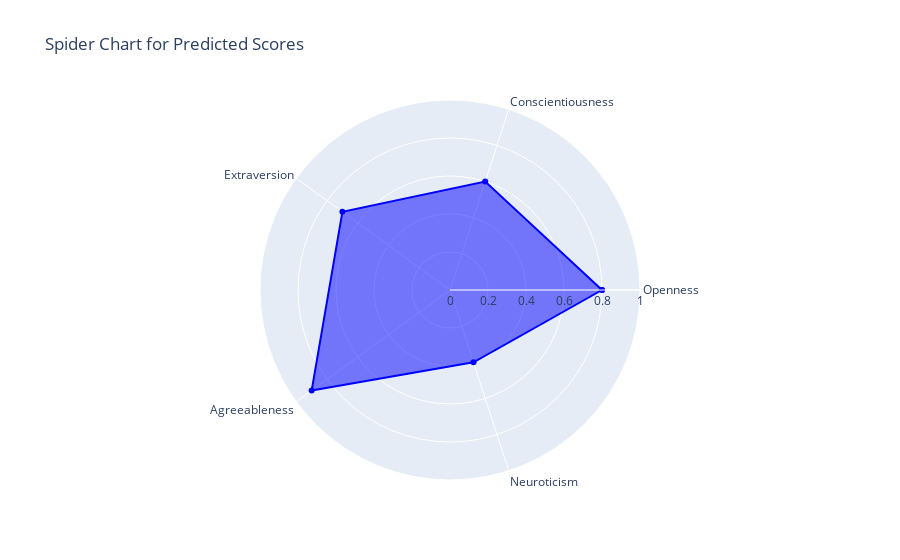

Notebook code cell kept with this figure:
### Code cell
import plotly.graph_objects as go
import numpy as np

def plot_spider_chart_plotly(scores):
    traits = list(scores.keys())
    trait_scores = list(scores.values())
    
    # Add the first value to the end to close the chart
    traits += traits[:1]
    trait_scores += trait_scores[:1]
    
    # Create radar chart
    fig = go.Figure()
    fig.add_trace(go.Scatterpolar(
        r=trait_scores,
        theta=traits,
        fill='toself',
        name='Traits',
        line=dict(color='blue')
    ))
    
    # Customize layout
    fig.update_layout(
        polar=dict(
            radialaxis=dict(
                visible=True,
                range=[0, 1]  # Assuming scores are normalized between 0 and 1
            )
        ),
        showlegend=False,
        title="Spider Chart for Predicted Scores"
    )
    
    fig.show()

# Example usage with predicted scores
predicted_scores = {
    "Openness": 0.8,
    "Conscientiousness": 0.6,
    "Extraversion": 0.7,
    "Agreeableness": 0.9,
    "Neuroticism": 0.4
}

plot_spider_chart_plotly(predicted_scores)

### Figure 1 — Plotly figure (JSON) as saved in the notebook; plotly's stock layout.template omitted (floating-point values rounded to 4 significant figures)
{"data": [{"fill": "toself", "line": {"color": "blue"}, "name": "Traits", "r": [0.8, 0.6, 0.7, 0.9, 0.4, 0.8], "theta": ["Openness", "Conscientiousness", "Extraversion", "Agreeableness", "Neuroticism", "Openness"], "type": "scatterpolar"}], "layout": {"polar": {"radialaxis": {"range": [0, 1], "visible": true}}, "showlegend": false, "title": {"text": "Spider Chart for Predicted Scores"}}}
